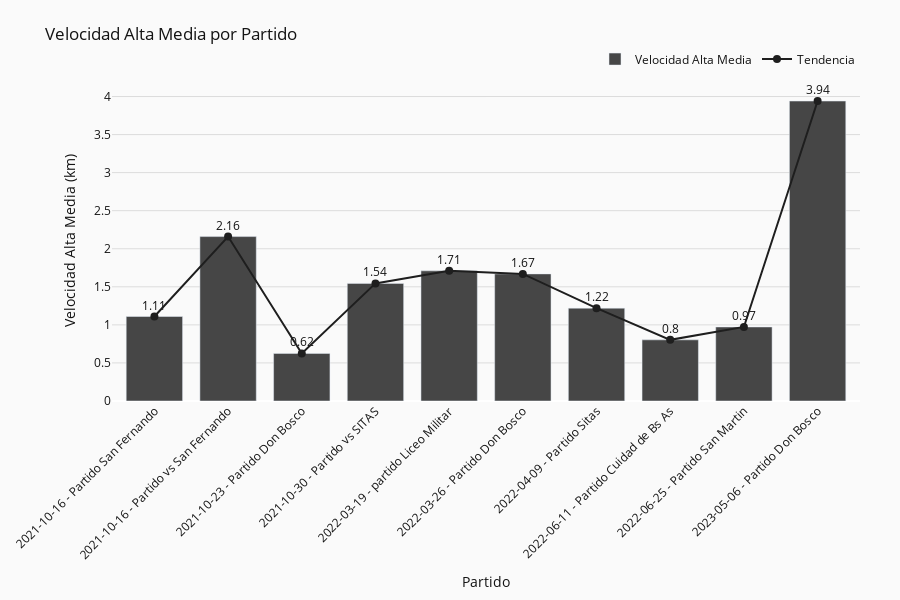

The cell this chart's notebook holds for it:
### Code cell
def visualizar_estadisticas_velocidad(df):
    """
    Visualiza las estadísticas de velocidad alta en un gráfico de barras.
    
    Parámetros:
    - df: DataFrame con los datos de Catapult
    """
    try:
        # Primero filtrar solo partidos
        partidos_df = df[df['Session Title'].str.contains('Partido', case=False, na=False)].copy()
        
        if partidos_df.empty:
            print("No se encontraron datos de partidos para visualizar.")
            return None
        
        # Convertir fecha a datetime si no lo está
        if not pd.api.types.is_datetime64_dtype(partidos_df['Date']):
            partidos_df['Date'] = pd.to_datetime(partidos_df['Date'], errors='coerce')
        
        # Obtener estadísticas de velocidad
        velocidad_stats = obtener_estadisticas_velocidad(partidos_df)
        
        # Crear identificador único para cada partido (fecha + nombre)
        velocidad_stats['ID_Partido'] = velocidad_stats['Fecha'].astype(str) + ' - ' + velocidad_stats['Partido']
        
        # Limitar a los últimos 10 partidos para mejor visualización
        if len(velocidad_stats) > 10:
            velocidad_stats = velocidad_stats.tail(10)
        
        # Crear gráfico de barras con Plotly
        fig = go.Figure()
        
        # Añadir barras para la velocidad alta media
        fig.add_trace(go.Bar(
            x=velocidad_stats['ID_Partido'],
            y=velocidad_stats['Velocidad Alta Media (km)'],
            name='Velocidad Alta Media',
            marker_color='rgb(70, 70, 70)',
            text=velocidad_stats['Velocidad Alta Media (km)'].round(2),
            textposition='outside',
            hovertemplate='<b>%{x}</b><br>Velocidad Alta Media: %{y:.2f} km<br>N° Jugadores: %{customdata[0]}<br>Total: %{customdata[1]:.2f} km<extra></extra>',
            customdata=velocidad_stats[['N° Jugadores', 'Velocidad Alta Total (km)']]
        ))
        
        # Añadir línea de tendencia
        fig.add_trace(go.Scatter(
            x=velocidad_stats['ID_Partido'],
            y=velocidad_stats['Velocidad Alta Media (km)'],
            name='Tendencia',
            mode='lines+markers',
            line=dict(color='rgb(30, 30, 30)', width=2),
            marker=dict(color='rgb(30, 30, 30)', size=8),
            hoverinfo='skip'
        ))
        
        # Configurar diseño
        fig.update_layout(
            title='Velocidad Alta Media por Partido',
            xaxis=dict(
                title='Partido',
                tickangle=-45
            ),
            yaxis=dict(
                title='Velocidad Alta Media (km)',
                gridcolor='rgb(220, 220, 220)'
            ),
            plot_bgcolor='rgb(250, 250, 250)',
            paper_bgcolor='rgb(250, 250, 250)',
            font=dict(color='rgb(20, 20, 20)'),
            barmode='group',
            bargap=0.15,
            bargroupgap=0.1,
            legend=dict(orientation='h', yanchor='bottom', y=1.02, xanchor='right', x=1),
            margin=dict(t=80, b=120, l=60, r=40),
            height=600
        )
        
        # Mostrar gráfico
        fig.show()
        
        return velocidad_stats
    
    except Exception as e:
        import traceback
        print(f"Error al visualizar las estadísticas: {e}")
        print(traceback.format_exc())
        return None

# Ejecutar la visualización
try:
    if 'df' in globals() and df is not None:
        resultados = visualizar_estadisticas_velocidad(df)
        if resultados is not None:
            print(f"Se visualizaron datos para {len(resultados)} partidos")
    else:
        print("No se encontraron datos cargados. Ejecute primero la celda para cargar los datos.")
except Exception as e:
    print(f"Error: {e}")

### Figure 1 — Plotly figure (JSON) as saved in the notebook; plotly's stock layout.template omitted (floating-point values rounded to 4 significant figures)
{"data": [{"customdata": [[1.0, 1.11], [1.0, 2.16], [2.0, 1.25], [2.0, 3.09], [1.0, 1.71], [1.0, 1.67], [1.0, 1.22], [4.0, 3.213], [4.0, 3.891], [5.0, 19.7]], "hovertemplate": "<b>%{x}</b><br>Velocidad Alta Media: %{y:.2f} km<br>N° Jugadores: %{customdata[0]}<br>Total: %{customdata[1]:.2f} km<extra></extra>", "marker": {"color": "rgb(70, 70, 70)"}, "name": "Velocidad Alta Media", "text": [1.11, 2.16, 0.62, 1.54, 1.71, 1.67, 1.22, 0.8, 0.97, 3.94], "textposition": "outside", "type": "bar", "x": ["2021-10-16 - Partido San Fernando", "2021-10-16 - Partido vs San Fernando", "2021-10-23 - Partido Don Bosco", "2021-10-30 - Partido vs SITAS", "2022-03-19 - partido Liceo Militar", "2022-03-26 - Partido Don Bosco", "2022-04-09 - Partido Sitas", "2022-06-11 - Partido Cuidad de Bs As", "2022-06-25 - Partido San Martin", "2023-05-06 - Partido Don Bosco"], "y": [1.11, 2.16, 0.625, 1.545, 1.71, 1.67, 1.22, 0.8034, 0.9727, 3.94]}, {"hoverinfo": "skip", "line": {"color": "rgb(30, 30, 30)", "width": 2}, "marker": {"color": "rgb(30, 30, 30)", "size": 8}, "mode": "lines+markers", "name": "Tendencia", "type": "scatter", "x": ["2021-10-16 - Partido San Fernando", "2021-10-16 - Partido vs San Fernando", "2021-10-23 - Partido Don Bosco", "2021-10-30 - Partido vs SITAS", "2022-03-19 - partido Liceo Militar", "2022-03-26 - Partido Don Bosco", "2022-04-09 - Partido Sitas", "2022-06-11 - Partido Cuidad de Bs As", "2022-06-25 - Partido San Martin", "2023-05-06 - Partido Don Bosco"], "y": [1.11, 2.16, 0.625, 1.545, 1.71, 1.67, 1.22, 0.8034, 0.9727, 3.94]}], "layout": {"bargap": 0.15, "bargroupgap": 0.1, "barmode": "group", "font": {"color": "rgb(20, 20, 20)"}, "height": 600, "legend": {"orientation": "h", "x": 1, "xanchor": "right", "y": 1.02, "yanchor": "bottom"}, "margin": {"b": 120, "l": 60, "r": 40, "t": 80}, "paper_bgcolor": "rgb(250, 250, 250)", "plot_bgcolor": "rgb(250, 250, 250)", "title": {"text": "Velocidad Alta Media por Partido"}, "xaxis": {"tickangle": -45, "title": {"text": "Partido"}}, "yaxis": {"gridcolor": "rgb(220, 220, 220)", "title": {"text": "Velocidad Alta Media (km)"}}}}
